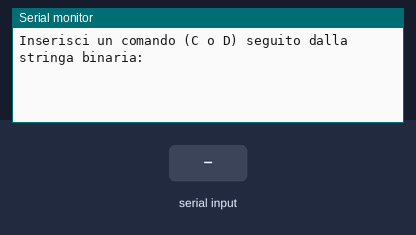
The sketch below on a simulated Arduino Uno, built with avr-gcc and run on an emulated ATmega328P. Shown: the last lines printed to the serial monitor. The inputs (shaded band) are chosen by the test bench.

Above: at 1.2 s.
1.3 s: "90,45\n" received over Serial
At 3.0 s:
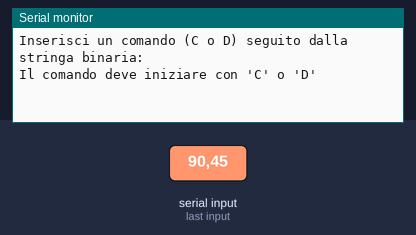
4.0 s: "C90\n" received over Serial
At 6.2 s:
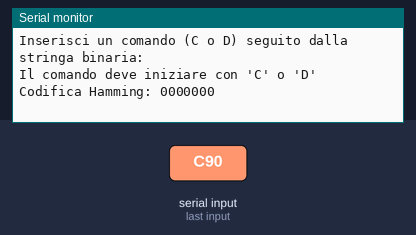
6.7 s: "D90\n" received over Serial
At 8.3 s:
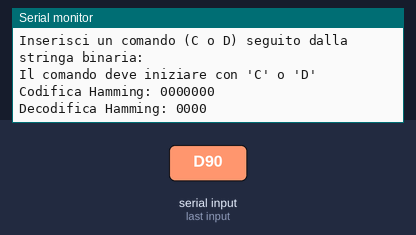

The sketch:

Hamming.ino
```cpp
// Coded by Pietro Squilla
// Hamming (7,4)
#include <Arduino.h>

// dimensioni caratteristiche delle matrici
#define DIM_C 4
#define DIM_D 7
#define DIM_P 3

// matrici C (codifica), D (decodifica) e P (controllo parità)
int C[DIM_D][DIM_C] = {
  {1,1,0,1},
  {1,0,1,1},
  {1,0,0,0},
  {0,1,1,1},
  {0,1,0,0},
  {0,0,1,0},
  {0,0,0,1}
};

int D[DIM_C][DIM_D] = {
  {0,0,1,0,0,0,0},
  {0,0,0,0,1,0,0},
  {0,0,0,0,0,1,0},
  {0,0,0,0,0,0,1}
};

int P[DIM_P][DIM_D] = {
  {1,0,1,0,1,0,1},
  {0,1,1,0,0,1,1},
  {0,0,0,1,1,1,1}
};

// funzione generalizzata per moltiplicare una matrice per un vettore
void moltiplica(int rows, int cols, int* a, int* b, int* res){
  for(int i = 0; i < rows; i++){
    res[i] = 0;
    for(int j = 0; j < cols; j++){
      res[i] += *((a + i*cols) + j) * b[j];
    }
    res[i] %= 2;
  }
}

void setup(){
  Serial.begin(9600);
  while(!Serial);
  Serial.println("Inserisci un comando (C o D) seguito dalla stringa binaria: ");
}

void loop(){
  if(Serial.available()){
    String str = Serial.readString();
    delay(200);

    for(int i = 0; i < str.length(); i++){
      if(str[i] != '0' && str[i] != '1' && str[i] != 'C' && str[i] != 'D'){
        str.remove(i, 1);
        i--;
      }
    }

    if(str[0] != 'C' && str[0] != 'D'){
      Serial.println("Il comando deve iniziare con 'C' o 'D'");
      return;
    }

    char modalita = str[0];
    str = str.substring(1);

    int blocchi = modalita == 'C' ? (str.length() + DIM_C - 1) / DIM_C : (str.length() + DIM_D - 1) / DIM_D;

    String decodificata = "";
    String errori = "";

    for(int b = 0; b < blocchi; b++){
      if(b == 0 && modalita == 'C'){
        Serial.print("Codifica Hamming: ");
      }

      int bin[DIM_D] = {0};

      int bit = min((modalita == 'C' ? DIM_C : DIM_D), str.length() - b * (modalita == 'C' ? DIM_C : DIM_D));

      for(int i = 0; i < bit; i++){
        bin[i] = str[i + b * (modalita == 'C' ? DIM_C : DIM_D)] - '0';
      }

      if(modalita == 'C'){
        int ris[DIM_D];
        moltiplica(DIM_D, DIM_C, (int*)C, bin, ris);

        for(int i = 0; i < DIM_D; i++){
          Serial.print(ris[i]);
        }
      }else if(modalita == 'D'){
        int sindrome[DIM_P];
        moltiplica(DIM_P, DIM_D, (int*)P, bin, sindrome);

        bool errore = false;
        for(int i = 0; i < DIM_P; i++){
          if(sindrome[i] != 0){
            errore = true;
          }
        }

        if(errore){
          int posErrore = 0;
          for(int i = 0; i < DIM_P; i++){
            if(sindrome[i] == 1){
              posErrore += (1 << i);
            }
          }

          bin[posErrore - 1] = 1 - bin[posErrore - 1];

          errori += "Errore trovato e corretto alla posizione: ";
          errori += String(posErrore);
          errori += " nel blocco ";
          errori += String(b + 1);
          errori += "\n";
        }

        int risDec[DIM_C];
        moltiplica(DIM_C, DIM_D, (int*)D, bin, risDec);

        for(int i = 0; i < DIM_C; i++){
          decodificata += String(risDec[i]);
        }
      }

      if(b == blocchi - 1){
        if(modalita == 'D'){
          Serial.println("Decodifica Hamming: " + decodificata);
          if(errori != ""){
            Serial.println(errori);
          }
        }else{
          Serial.println();
        }
      }
    }
  }
}
```

Measured:
- after the input at 1.3 s, the serial monitor: prints a new line after 1.2 s (image 1)
- after the input at 4.0 s, the serial monitor: prints a new line after 1.2 s (image 2)
- after the input at 6.7 s, the serial monitor: prints a new line after 1.2 s (image 3)
